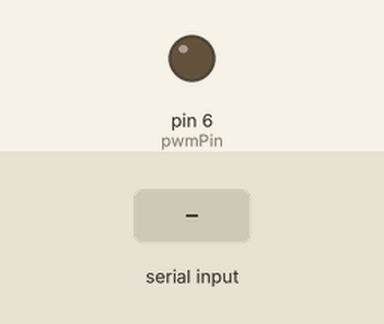
This sketch was run on a simulated Arduino Uno, built with avr-gcc and run on an emulated ATmega328P. On the bench: output pins drawn as LEDs (lit = HIGH). The inputs (shaded band) are chosen by the test bench.

Above: at 1.2 s.
1.3 s: "90,45\n" received over Serial
At 2.1 s:
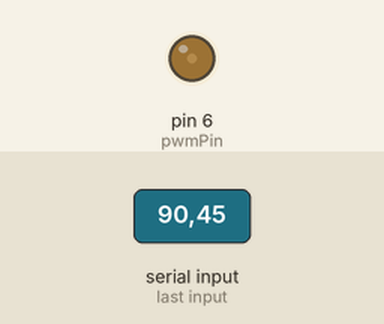
3.8 s: "30,150\n" received over Serial
At 4.2 s:
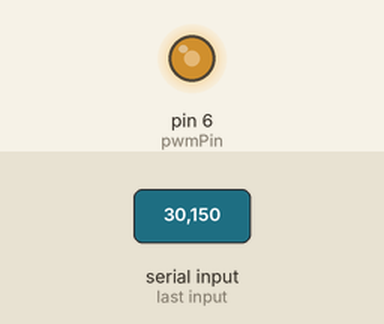
6.3 s: "200\n" received over Serial
At 7.1 s:
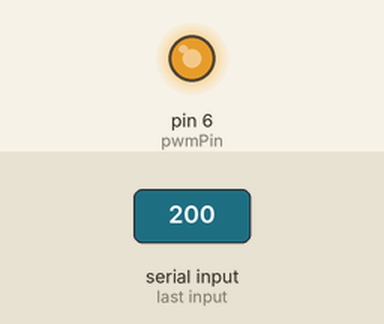
Timing chart, 0 to 9.3 s (numbered marks = the images above; inputs shaded):
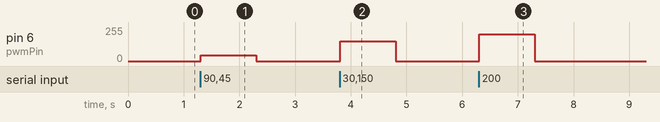

The sketch:

sketch_01_07_pwm.ino
```cpp
// sketch 01_07_pwm

int pwmPin = 6;

void setup() {
  pinMode(pwmPin, OUTPUT);
  Serial.begin(9600);
}

void loop() {
  if (Serial.available()) {
    int dutyCycle = Serial.parseInt();
    analogWrite(pwmPin, dutyCycle);
  }
}
```

Measured:
- after the input at 1.3 s, pin 6 (pwmPin): 0/255 → 45/255 at once, → 0/255 1.0 s later
- after the input at 3.8 s, pin 6 (pwmPin): 0/255 → 150/255 at once, → 0/255 1.0 s later
- after the input at 6.3 s, pin 6 (pwmPin): 0/255 → 200/255 at once, → 0/255 1.0 s later
